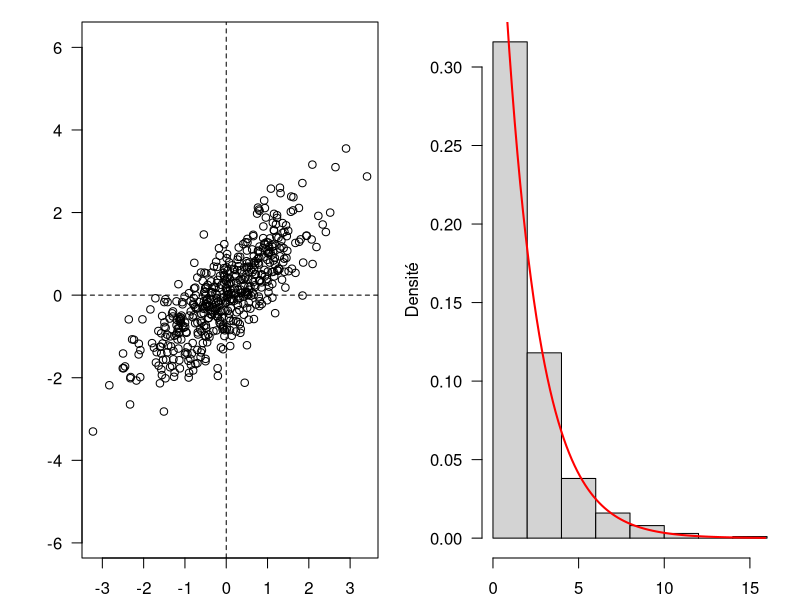
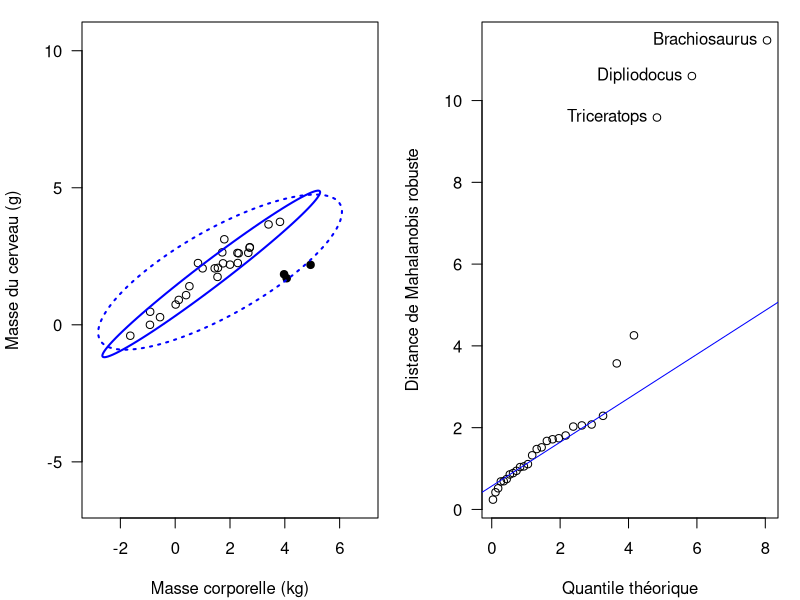

Recreate these plots in R, in order.
## ---- chunk 1
#| label: fig-mahalanobis-khi2
#| fig-width: 7
#| fig-height: 3.5
#| fig-cap: "Gauche : données simulées distribuées normalement. Droite : histogramme des distances de Mahalanobis et densité de probabilité de la loi du $\\chi^2$ à 2 degrés de liberté (en rouge)."
## Simuler 500 observations de deux variables 
## Les deux variables ont pour moyenne 0 et écart-type 1
## La corrélation entre les deux variables est fixée à 0.8
sigma <- matrix(c(1, 0.8, 0.8, 1), nrow = 2, ncol = 2) # covariance
z <- MASS::mvrnorm(n = 500, mu = c(0, 0), Sigma = sigma)

## Calculer les distances de Mahalanobis
## (chaque observation par rapport à l'ensemble des données)
## NB : mahalanobis() retourne le carré de la distance
d2 <- mahalanobis(x = z, center = colMeans(z), cov = cov(z))

## Paramètres graphiques
par(mfrow = c(1, 2), mar = c(2, 4, 1, 1) + 0.1, las = 1)

## Diagramme de dispersion des observations
plot(x = z, type = "p", xlab = "", ylab = "", asp = 1)
abline(h = 0, v = 0, lty = 2)

## Histogramme des distances
hist(d2, freq = FALSE, main = "", xlab = "", ylab = "Densité")

## Loi du khi-deux à 2 degrés de liberté
curve(dchisq(x, df = 2), from = 0, to = max(d2),
      col = "red", lwd = 2, add = TRUE)
## ---- chunk 2
#| label: fig-mahalanobis-robuste
#| out-width: '70%'
#| fig-width: 5
#| fig-height: 5
#| fig-cap: "Masse du cerveau en fonction de la masse corporelle de 28 espèces animales (échelle logarithmique, base 10). Les symboles pleins correspondent aux dinosaures. Ellipses de tolérance (seuil fixé à $\\chi^2_{2;0.975}$) calculées à partir de la moyenne et de la covariance classiques (tirets) et à l'aide d'estimateurs robustes (ellipsoïde de volume minimal ; trait plein)."
## Répliquer la figure 1 de Rousseeuw et van Zomeren (1990)
data("Animals", package = "MASS")
brain <- log10(Animals) # Echelle logarithmique

## Paramètres graphiques
par(mar = c(4, 4, 1, 1) + 0.1, las = 1)

## Diagramme de dispersion
plot(
  x = brain, type = "p", asp = 1,
  xlim = c(-3, 7), ylim = c(-2, 6),
  xlab = "Masse corporelle (kg)",
  ylab = "Masse du cerveau (g)"
)
## Mettre en évidence les dinosaures
dino <- c("Dipliodocus", "Triceratops", "Brachiosaurus")
lines(
  x = brain[rownames(brain) %in% dino, ],
  type = "p", pch = 16
)

## Ellipses de tolérance
## Estimateurs classiques
classic <- ellipse::ellipse(
  x = cov(brain),
  centre = colMeans(brain),
  t = sqrt(qchisq(0.975, df = 2))
)
lines(classic, col = "blue", lty = 3, lwd = 2)
## Estimateurs robustes
## (ellipsoïde de volume minimal)
minvol <- MASS::cov.rob(brain, method = "mve")
robust <- ellipse::ellipse(
  x = minvol$cov,
  centre = minvol$center,
  t = sqrt(qchisq(0.975, df = 2))
)
lines(robust, col = "blue", lty = 1, lwd = 2)
## ---- chunk 3
#| label: fig-mahalanobis-qqplot
#| out-width: '70%'
#| fig-width: 5
#| fig-height: 5
#| fig-cap: "Diagramme quantile-quantile des distances de Mahalanobis."
## Distance de Mahalanobis robuste
d <- sqrt(mahalanobis(brain, center = minvol$center, cov = minvol$cov))
## Trier par rang
d <- sort(d)

## Paramètres graphiques
par(mar = c(4, 4, 1, 1) + 0.1, las = 1)

## Quantiles théoriques
q <- qchisq(ppoints(length(d)), df = 2)

## Diagramme Quantile-Quantile
plot(
  x = q, 
  y = d, 
  xlab = "Quantile théorique",
  ylab = "Distance de Mahalanobis robuste"
)
## Tracer la droite théorique
qqline(y = d, distribution = function(p) qchisq(p, df = 2), col = "blue")
## Mettre en évidence les dinosaures
text(x = q[d > 9], y = d[d > 9], labels = names(d[d > 9]), pos = 2)
